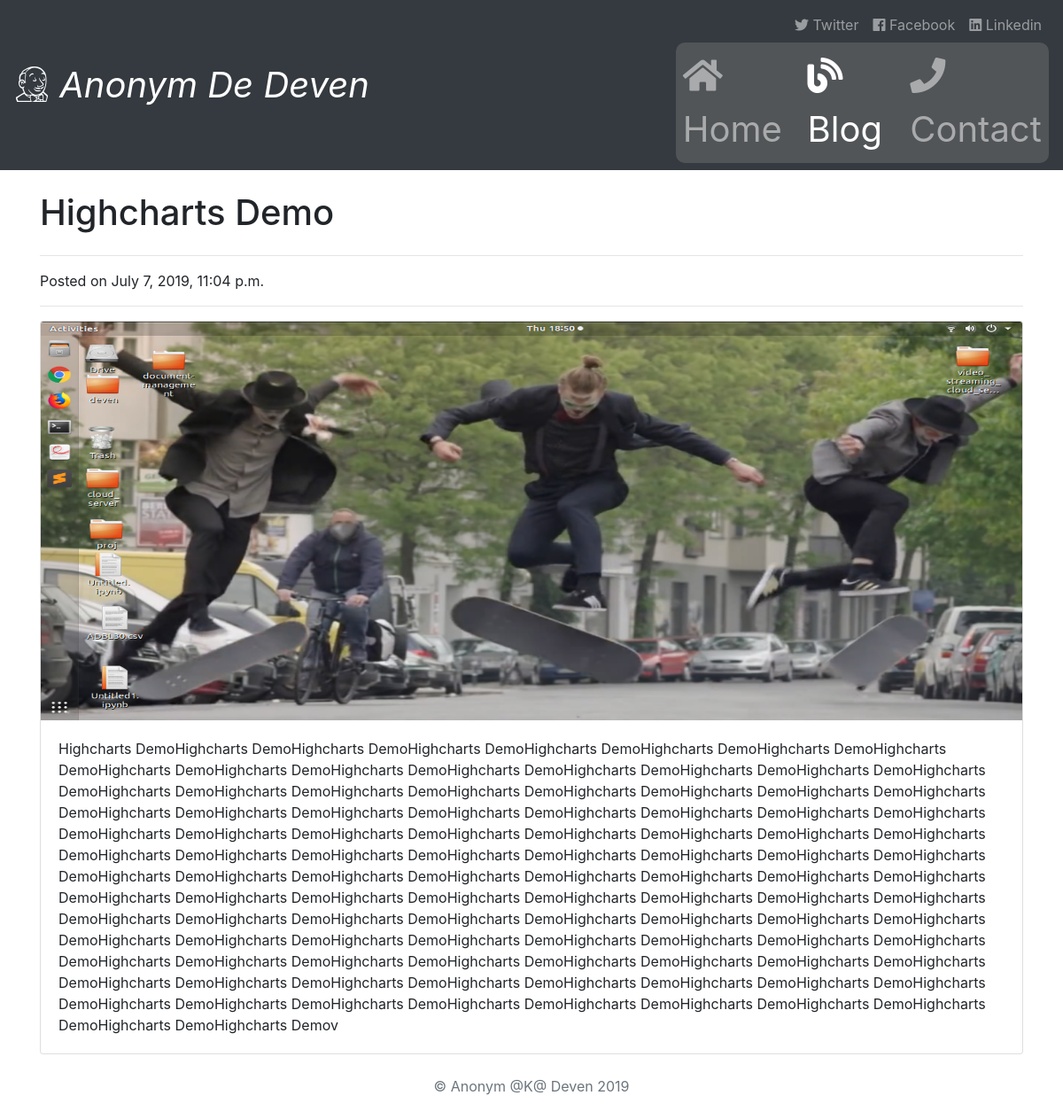
Page /blog/1/ on the committed database.
### blog/models.py (models this page shows, shortened)
class Post(models.Model):
    title = models.CharField(max_length=250)
    pub_date = models.DateTimeField(default=timezone.now)
    image = models. ImageField(upload_to='images/')
    body = models.TextField()

### blog/views.py (the view)
# urls.py: path('<int:post_id>/', views.detail, name='detail'),
def detail(request, post_id):
    post = get_object_or_404(Post, pk=post_id)
    return render(request, 'blog/detail.html', {'post': post})

### blog/templates/blog/detail.html (shortened to what this page needs)
{% extends 'base.html' %}
{% block blogactive %}active{% endblock blogactive %}
{% block content %}
<div class="container">
    <div class="row">
        <div class="col-md-12">
            <h1 class="my-4">{{ post.title }}</h1>
            <hr>
            <p> Posted on {{ post.pub_date }}</p>
            <hr>
            <div class="card mb-4">
                <img class="card-img-top" src="{{ post.image.url }}" alt="Card image cap" width="750px" height="450px">
                <div class="card-body">
                    <p class="card-text">{{ post.body }}</p>
                </div>
            </div>
        </div>
    </div>
</div>
{% endblock content %}

### rows in the picture
Post: title "Highcharts Demo", pub_date "July 7, 2019, 11:04 p.m.", image (picture), body "Highcharts DemoHighcharts DemoHighcharts DemoHighcharts DemoHighcharts DemoHighcharts DemoHighcharts DemoHighcharts DemoHighcharts DemoHighcharts DemoHighcharts DemoHighcharts DemoHighcharts DemoHighcharts DemoHighcharts DemoHighcharts DemoHighcharts DemoHighcharts DemoHighcharts DemoHighcharts DemoHighcharts DemoHighcharts DemoHighcharts DemoHighcharts DemoHighcharts DemoHighcharts DemoHighcharts DemoHighcharts DemoHighcharts DemoHighcharts DemoHighcharts DemoHighcharts DemoHighcharts DemoHighcharts DemoHighcharts DemoHighcharts DemoHighcharts DemoHighcharts DemoHighcharts DemoHighcharts DemoHighcharts DemoHighcharts DemoHighcharts DemoHighcharts DemoHighcharts DemoHighcharts…"
